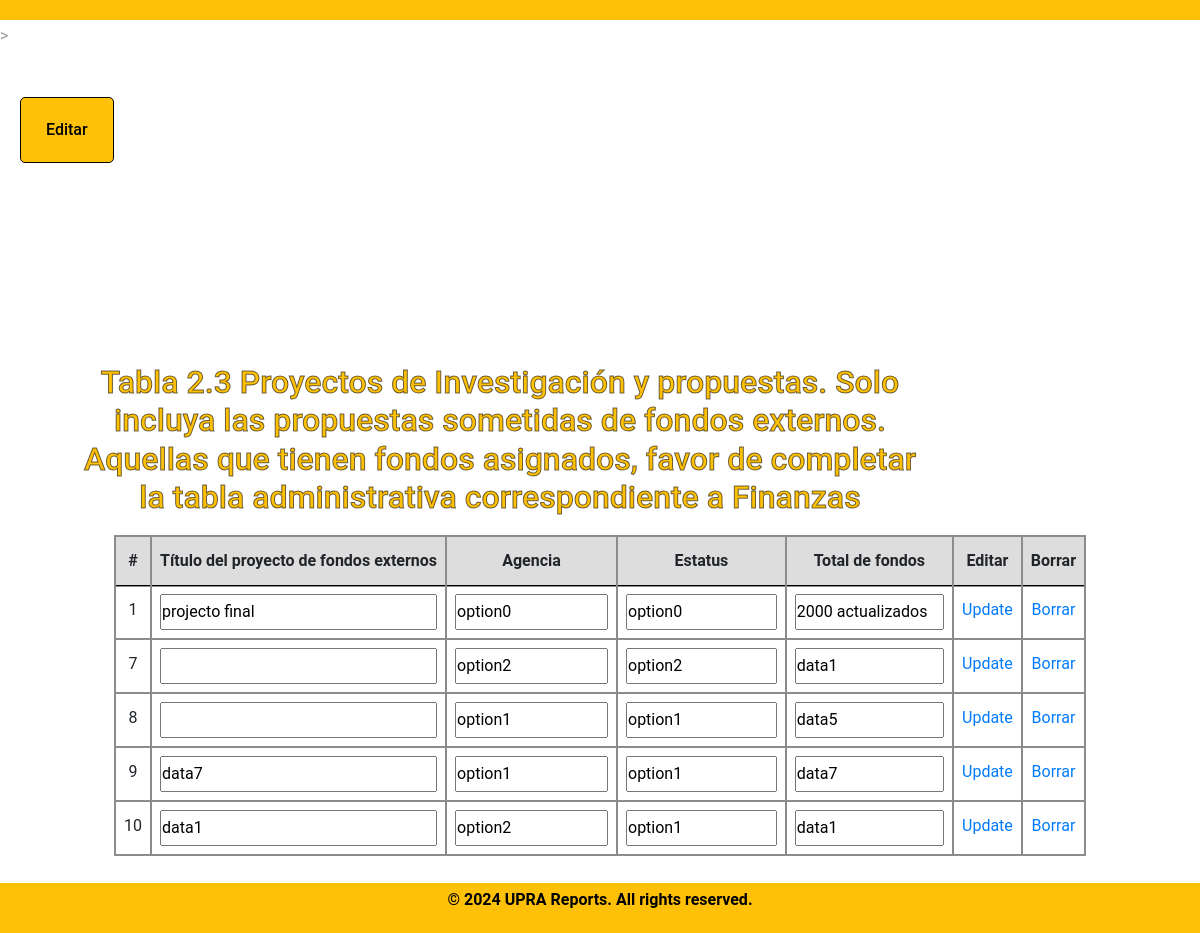
/meta-2/tabla2.3_edit.php, run on the app's committed database.
### tables this page shows
CREATE TABLE `table23` (
  `table23ID` int(11) NOT NULL,
  `DepartmentID` int(11) DEFAULT NULL,
  `year` int(4) DEFAULT NULL,
  `field1` varchar(100) DEFAULT NULL,
  `field2` varchar(100) DEFAULT NULL,
  `field3` varchar(100) DEFAULT NULL,
  `field4` varchar(100) DEFAULT NULL
);

### meta-2/tabla2.3_edit.php (the view, shortened to what this page needs)
<!DOCTYPE html>
<html lang="en">
  <head>
    <link rel="stylesheet" href="../fonts/icomoon/style.css">
    <link rel="stylesheet" href="../css/owl.carousel.min.css">
    <link rel="stylesheet" href="../css/bootstrap.min.css">
    <link rel="stylesheet" href="../css/style.css">
    <link rel="stylesheet" href="../css/style-sidemenu.css">
</head>
<body>
    <header></header>>
<div class="formbold-main-wrapperDept">
    <a class="underline-button" href="tabla2.3.html">Editar</a>
</div>
<div class="formbold-main-wrapper-edit">
    <div class="formbold-form-wrapper-edit">
      <h6>Tabla 2.3 Proyectos de Investigación y propuestas. Solo incluya las propuestas sometidas de fondos externos.
        Aquellas que tienen fondos asignados, favor de completar la tabla administrativa correspondiente a Finanzas</h6>
        <table class="table">
          <thead>
            <tr>
              <th scope="col">#</th>
              <th scope="col">Título&nbsp;del&nbsp;proyecto&nbsp;de&nbsp;fondos&nbsp;externos</th>
              <th scope="col">Agencia</th>
              <th scope="col">Estatus</th>
              <th scope="col">Total de fondos</th>
              <th scope="col">Editar</th>
              <th scope="col">Borrar</th>
            </tr>
          </thead>
          <tbody>
            <tr>
              <?php
              include 'db_info.php';
              $sql = "SELECT * FROM table23";
              $result = $conn->query($sql);
              while ($row = $result->fetch_assoc()) {
                  echo "<tr>";
                  echo "<td>" . $row['table23ID'] . "</td>";
                  echo "<td><input type='text' id='field1_" . $row['table23ID'] . "' value='" . $row['field1'] . "'></td>";
                  echo "<td><input type='text' id='field2_" . $row['table23ID'] . "' value='" . $row['field2'] . "'></td>";
                  echo "<td><input type='text' id='field3_" . $row['table23ID'] . "' value='" . $row['field3'] . "'></td>";
                  echo "<td><input type='text' id='field4_" . $row['table23ID'] . "' value='" . $row['field4'] . "'></td>";
                  echo "<td><a href='javascript:void(0);' onclick='updateTable23Row(" . $row['table23ID'] . ")'>Update</a></td>";
                  echo "<td><a href='delete.php?id=" . $row['table23ID'] . "'>Borrar</a></td>";
                  echo "</tr>";
              }
          ?>
            </tr>
          </tbody>
      </table>
    </div>
  </div>
    <div class="footer-box">
        <p>&copy; 2024 UPRA Reports. All rights reserved.</p>
    </div>
</body>
</html>

### css/style.css (style rules this page uses)
* { margin: 0; padding: 0; }
body { font-family: "Roboto", -apple-system, BlinkMacSystemFont, "Segoe UI", Roboto, "Helvetica Neue", Arial, "Noto Sans", sans-serif, "Apple Color Emoji", "Segoe UI Emoji", "Segoe UI Symbol", "Noto Color Emoji"; background-color: #fff; color: #999; }
a { -webkit-transition: .3s all ease; -o-transition: .3s all ease; transition: .3s all ease; }
a, a:hover { text-decoration: none !important; }
body { font-family: "Roboto", -apple-system, BlinkMacSystemFont, "Segoe UI", Roboto, "Helvetica Neue", Arial, "Noto Sans", sans-serif, "Apple Color Emoji", "Segoe UI Emoji", "Segoe UI Symbol", "Noto Color Emoji"; background-color: #fff; color: #999; line-height: 2; }
.table { border-collapse: collapse; width: 90%; margin: auto; border: 2px solid #8d8b8b; overflow-x: auto; }
td, th { border: 2px solid #8d8b8b; text-align: center; padding: 0.5em; }
.table input[type="text"] { width: 100%; box-sizing: border-box; resize: both; }
th, td { border: 2px solid #8d8b8b; text-align: center; padding: 0.5em; font-size: 1rem; }
.table thead th { vertical-align: bottom; border-bottom: 2px solid #8d8b8b; background-color: #dddddd; }
.table th, .table td { padding: 0.5rem; vertical-align: top; border-top: 1px solid #000000; }
header { background-color: #FFC107; color: #000; padding: 10px; text-align: center; }
.footer-box { background-color: #FFC107; color: #000; text-align: center; padding: 1px 0; position: fixed; bottom: 0%; width: 100%; z-index: 999; font-weight: bold; }
.footer-box p { font-size: 16px; }
html, body { height: 100%; margin: 0; padding: 0; }
.formbold-main-wrapper-edit { display: flex; align-items: center; justify-content: center; padding-top: 10px; margin-left: auto; margin-right: auto; min-height: 580px; max-height: 900px; }
.formbold-main-wrapperDept { display: flex; justify-content: space-between; padding: 20px; margin: 0 auto; }
.formbold-form-wrapper-edit { margin: 0 auto; width: 90%; background: white; min-height: 580px; max-height: 900px; margin-top: 10px; }
.underline-button { font-size: 16px; border-radius: 5px; padding: 16px 25px; border: none; font-weight: 500; background-color: #FFC107; color: #000; cursor: pointer; margin-top: 25px; border: 1px solid #000; margin-bottom: 150px; }
h6 { font-size: 2em; color: #FFC107; text-align: center; padding: 10px; margin-right: 200px; -webkit-text-stroke-width: 1px; -webkit-text-stroke-color: rgba(0, 0, 0, 0.582); }

### css/style-sidemenu.css (style rules this page uses)
* { margin: 0; padding: 0; }
:root { --accent-color: #FFC107; }

### data on the page
table23: table23ID "1", field1 "projecto final", field2 "option0", field3 "option0", field4 "2000 actualizados"
table23: table23ID "7", field2 "option2", field3 "option2", field4 "data1"
table23: table23ID "8", field2 "option1", field3 "option1", field4 "data5"
table23: table23ID "9", field1 "data7", field2 "option1", field3 "option1", field4 "data7"
table23: table23ID "10", field1 "data1", field2 "option2", field3 "option1", field4 "data1"
